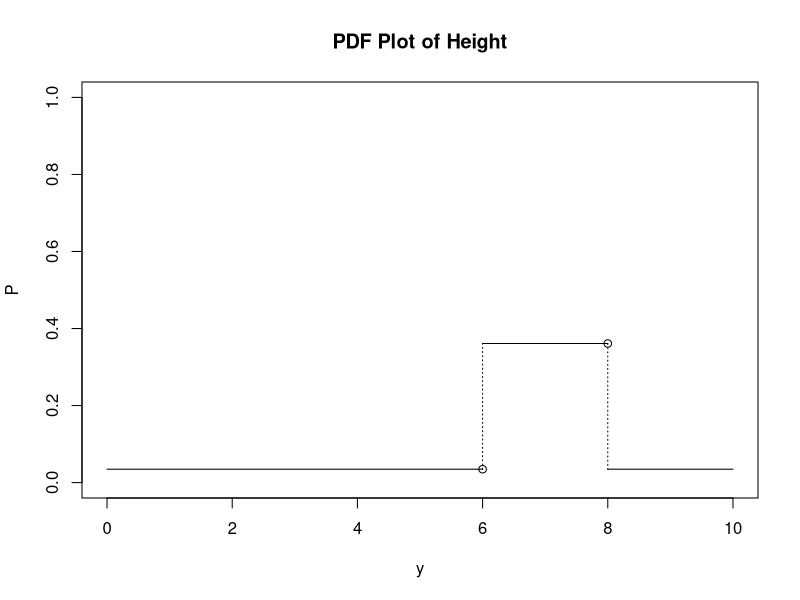
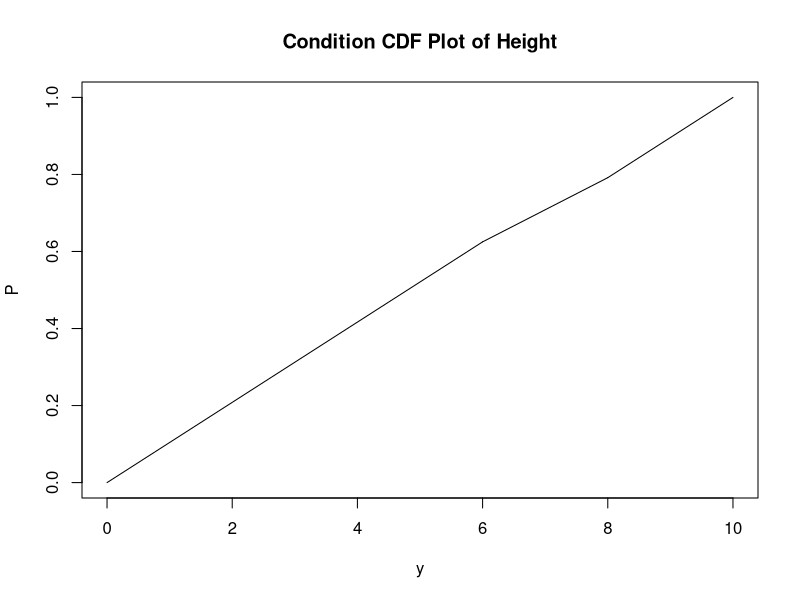
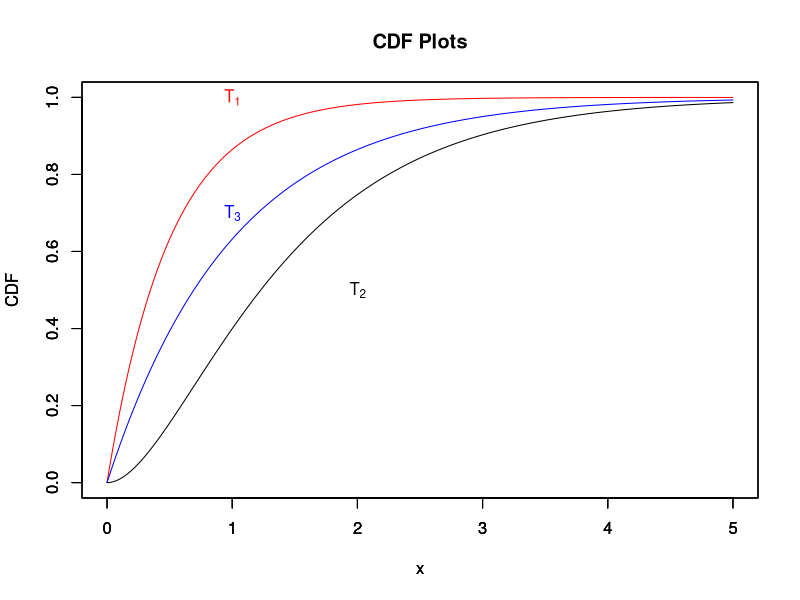
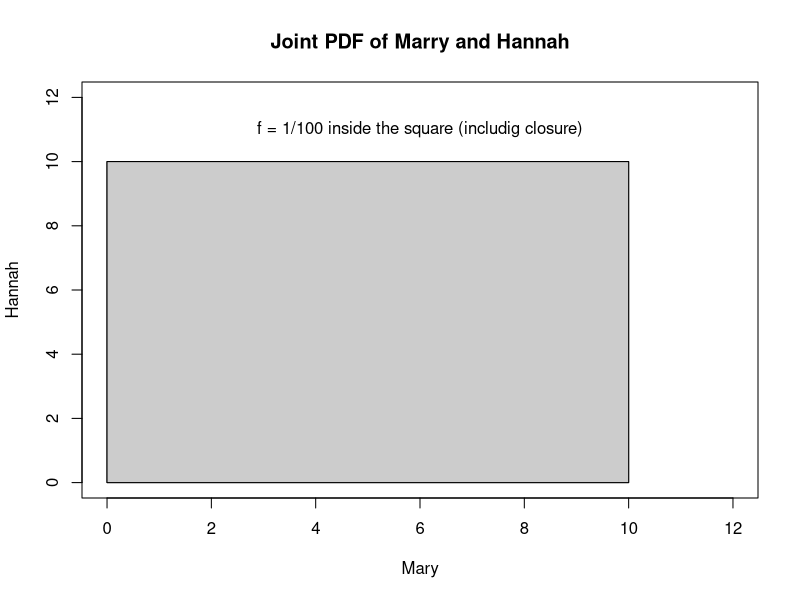
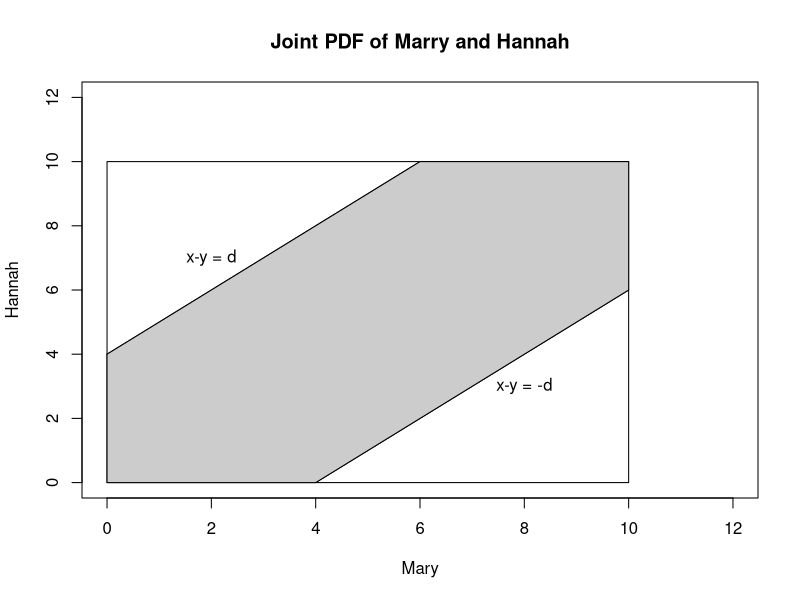
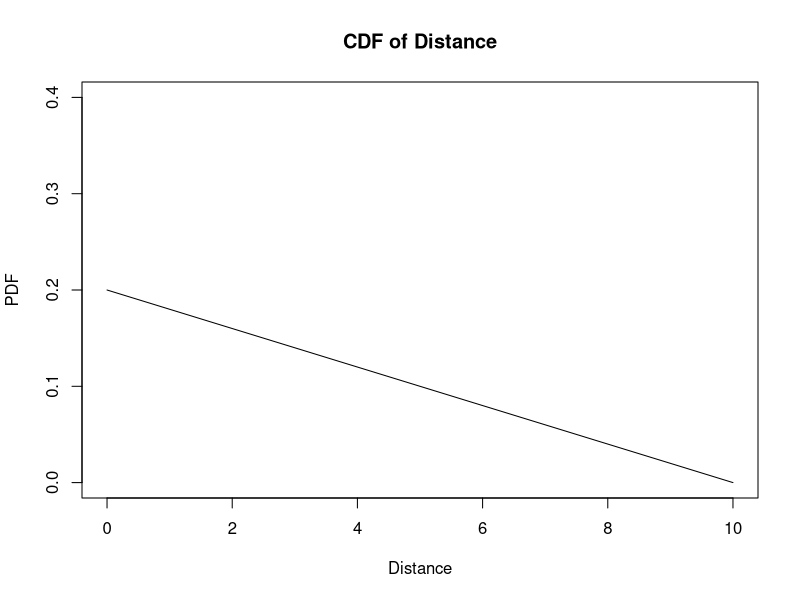
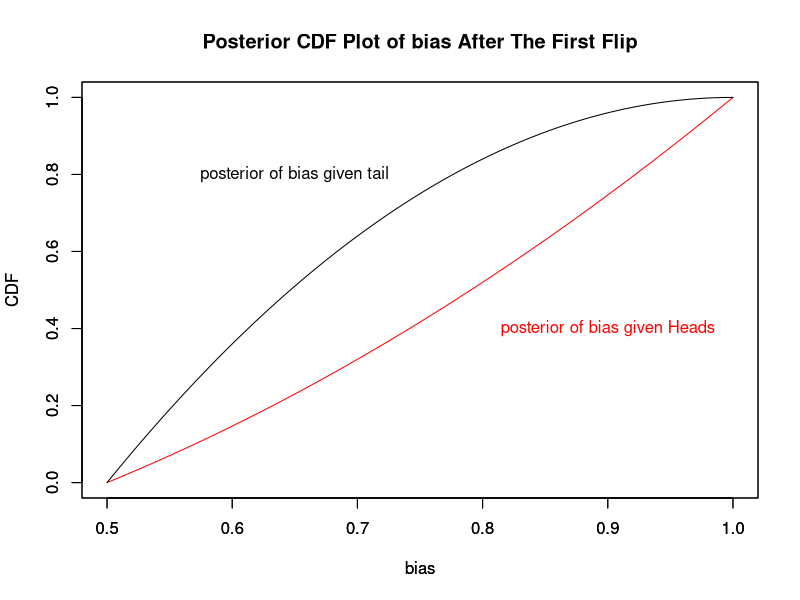

Reproduce these figures in R, in order.
png(filename="/Users/cryan/Desktop/LaTex/as2/Q1_pdf.png",width = 600,height= 600)


plot(c(0,6),c(10/288,10/288),type = "l",ylim  = c(0,1),xlim =c(0,10),main = "PDF Plot of Height",xlab= 'y',ylab = 'P')
points(c(6,6),c(10/288,13/36),type = "l",pch = 4,lty = 3)
points(c(6,8),c(13/36,13/36),type = "l",pch = 4)
points(c(8,8),c(13/36,10/288),type = "l",pch = 4,lty = 3)
points(c(8,10),c(10/288,10/288),type = "l",pch = 4)
points(6,10/288,type = 'p',cex = 1)
points(8,13/36,type = 'p',cex = 1)
dev.off()



png(filename="/Users/cryan/Desktop/LaTex/as2/Q1_2.png",width = 600,height= 600)
plot(c(0,6),c(0,180/288),type = "l",ylim  = c(0,1),xlim =c(0,10),main = "Condition CDF Plot of Height",xlab= 'y',ylab = 'P')
points(c(6,8),c(180/288,228/288),type = "l",pch = 4)
points(c(8,10),c(228/288,1),type = "l",pch = 4)
dev.off()

x = seq(0,5,0.001)
y1 = 1-exp(-2*x)
y2 = 1+ exp(-2*x) -2*exp(-x)
y3 = 1 - exp(-x)
png(filename = '/Users/cryan/Desktop/LaTex/as2/Q2_3.png',width = 600,height = 600)
plot(x,y1,type = 'l',col = 'red',ylim = c(0,1),ylab = 'CDF',main = "CDF Plots")
text(c(1,2),expression(T[1]),col = 'red')
par(new = T)
plot(x,y2,type = 'l',ylim = c(0,1),ylab = 'CDF')
text(c(3,0.5),expression(T[2]),col = 'black')
par(new = T)
plot(x,y3,type = 'l',ylim = c(0,1),ylab = 'CDF',col = 'blue')
text(1,0.7,expression(T[3]),col = 'blue')
dev.off()

png(filename="/Users/cryan/Desktop/LaTex/as2/Q4_1.png",width = 600,height= 600)
plot(c(0,0,10,10,0),c(0,10,10,0,0),type  = 'l',ylab = 'Hannah',xlab = 'Mary',ylim = c(0,12),xlim = c(0,12),main = "Joint PDF of Marry and Hannah")
x = c(0,0,10,10,0)
y= c(0,10,10,0,0)
polygon(x,y,col =gray(0.8))
text(6,11,'f = 1/100 inside the square (includig closure)')
dev.off()

png(filename="/Users/cryan/Desktop/LaTex/as2/Q4_2.png",width = 600,height= 600)
plot(c(0,0,10,10,0),c(0,10,10,0,0),type  = 'l',ylab = 'Hannah',xlab = 'Mary',ylim = c(0,12),xlim = c(0,12),main = "Joint PDF of Marry and Hannah")
points(c(0,6),c(4,10),type = 'l')
points(c(4,10),c(0,6),type = 'l')
x = c(0,6,10,10,4,0)
y = c(4,10,10,6,0,0)
polygon(x,y,col =gray(0.8))
text(2,7,'x-y = d')
text(8,3,'x-y = -d')
dev.off()

png(filename="/Users/cryan/Desktop/LaTex/as2/Q4_3.png",width = 600,height= 600)
x = seq(0,10,0.001)
y = (20-2*x)/100
plot(x,y,type  = 'l',ylab = 'PDF',xlab = 'Distance',ylim = c(0,0.4),xlim = c(0,10),main = "CDF of Distance")
dev.off()

x = seq(0.5,1,0.0001)
y1 = 8/6 * x^2 -1/3 
y2 = 8*x -4*x^2 -3

#for (i in 1:5){
#	y_1 = cbind(y_1, 1/(1- 0.5^(i+2)) *(x^(i+2) - 0.5^(i+2)))
#	y_2 = cbind(y_2, (-1)^(i+1)*((2-2*x)^(i+2) -1 ))
#	
#}



png(filename="/Users/cryan/Desktop/LaTex/as2/Q5_2.png",width = 600,height= 600)
plot(x,y1,type = 'l',col = 'red',xlab = 'bias',ylim = c(0,1),ylab = 'CDF',main = "Posterior CDF Plot of bias After The First Flip",xlim = c(0.5,1))
text(0.9,0.4,'posterior of bias given Heads',col = 'red')
par(new = T)
plot(x,y2,type = 'l',ylim = c(0,1),ylab = 'CDF',xlab = "bias")
text(c(3,0.5),expression(T[2]),col = 'black')
text(0.65,0.8,'posterior of bias given tail',col = 'black')
dev.off()

